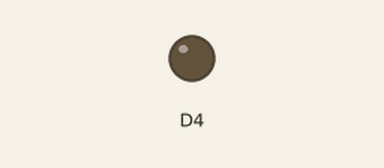
Simulated run of this sketch. Board: ESP8266 (Wemos D1 mini). Shown: output pins drawn as LEDs (lit = HIGH, except the on-board LED, lit = LOW). WiFi joins after 1.5 s; servers stay silent unless stated; what the sketch prints to the serial monitor is not drawn.

Above: at 1.9 s.
At 4.26 s:
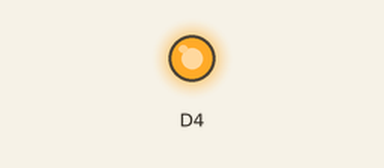
Timing chart, 0 to 4.7 s (numbered marks = the images above):
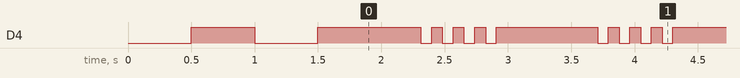

Measured:
- by itself, D4: repeats every 1.4 s: HIGH 0.81 s, 3 × (LOW 0.09 s, HIGH 0.09 s), LOW 0.09 s
- by itself, everything shown: repeats every 1.4 s, in 4 steps

The sketch:

CrashLAB_AutoConnectWithFeedbackLED_SimpleWebServer.ino
```cpp
#include <ESP8266WiFi.h>          //https://github.com/esp8266/Arduino

//needed for library
#include <DNSServer.h>
#include <ESP8266WebServer.h>
#include <WiFiManager.h>          //https://github.com/tzapu/WiFiManager

#include <ESP8266mDNS.h>
#include <WiFiUdp.h>


const char* apssid = "CrashLAB WeMos D1";
const char* password = "espconfig";
const char* host = "crashlab-wemos-d1";


//for LED status
#include <Ticker.h>
Ticker ticker;

void tick()
{
  //toggle state
  int state = digitalRead(BUILTIN_LED);  // get the current state of GPIO1 pin
  digitalWrite(BUILTIN_LED, !state);     // set pin to the opposite state
}

//gets called when WiFiManager enters configuration mode
void configModeCallback (WiFiManager *myWiFiManager) {
  Serial.println("Entered config mode");
  Serial.println(WiFi.softAPIP());
  //if you used auto generated SSID, print it
  Serial.println(myWiFiManager->getConfigPortalSSID());
  //entered config mode, make led toggle faster
  ticker.attach(0.2, tick);
}

ESP8266WebServer server(80);

void handleNotFound(){
  //digitalWrite(led, 1);
  String message = "File Not Found\n\n";
  message += "URI: ";
  message += server.uri();
  message += "\nMethod: ";
  message += (server.method() == HTTP_GET)?"GET":"POST";
  message += "\nArguments: ";
  message += server.args();
  message += "\n";
  for (uint8_t i=0; i<server.args(); i++){
    message += " " + server.argName(i) + ": " + server.arg(i) + "\n";
  }
  server.send(404, "text/plain", message);
  //digitalWrite(led, 0);
}

void handleRoot() {
  //digitalWrite(led, 1);
  server.send(200, "text/plain", "hello from esp8266!");
  //digitalWrite(led, 0);
}

void setup() {
  // put your setup code here, to run once:
  Serial.begin(115200);

  //set led pin as output
  pinMode(BUILTIN_LED, OUTPUT);
  // start ticker with 0.5 because we start in AP mode and try to connect
  ticker.attach(0.5, tick);

  wifi_station_set_hostname((char *)host);

  //WiFiManager
  //Local intialization. Once its business is done, there is no need to keep it around
  WiFiManager wifiManager;
  //reset settings - for testing
  //wifiManager.resetSettings();

  //set callback that gets called when connecting to previous WiFi fails, and enters Access Point mode
  wifiManager.setAPCallback(configModeCallback);

  //fetches ssid and pass and tries to connect
  //if it does not connect it starts an access point with the specified name
  //and goes into a blocking loop awaiting configuration
  //if (!wifiManager.autoConnect()) {
  if (!wifiManager.autoConnect(apssid, password)) {
    Serial.println("failed to connect and hit timeout");
    //reset and try again, or maybe put it to deep sleep
    ESP.reset();
    delay(1000);
  }

  //if you get here you have connected to the WiFi
  Serial.println("connected...yeey :)");
  ticker.detach();


  // MDNS responder
  if (MDNS.begin(host)) {
    MDNS.addService("http", "tcp", 80);
    Serial.println("MDNS responder started");
  }


  server.on("/", handleRoot);

  server.on("/inline", [](){
    server.send(200, "text/plain", "this works as well");
  });

  server.onNotFound(handleNotFound);

  // HTTP Server
  server.begin(); // Start the HTTP Server
  Serial.println("HTTP server started");
  //MDNS.addService("http", "tcp", 80);
  Serial.printf("Ready! Open http://%s in your browser\n", host);
  Serial.print("Or open http://");
  Serial.print(WiFi.localIP());
  Serial.println("/ in your browser");

}

void loop() {

  server.handleClient();

  // put your main code here, to run repeatedly:
  digitalWrite(BUILTIN_LED, HIGH);
  delay(800);
  digitalWrite(BUILTIN_LED, LOW);
  delay(85);
  digitalWrite(BUILTIN_LED, HIGH);
  delay(85);
  digitalWrite(BUILTIN_LED, LOW);
  delay(85);
  digitalWrite(BUILTIN_LED, HIGH);
  delay(85);
  digitalWrite(BUILTIN_LED, LOW);
  delay(85);
  digitalWrite(BUILTIN_LED, HIGH);
  delay(85);
  digitalWrite(BUILTIN_LED, LOW);
  delay(85);

}
```
